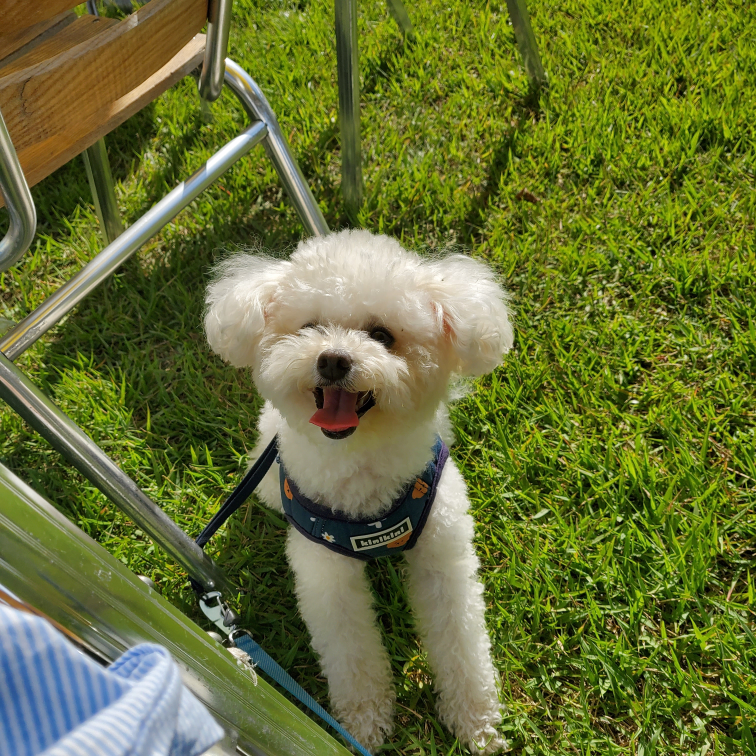
#> input picture lecture4/eve.jpg, 3024 x 3024 px (shown at 1/4 size)
$ python -i utils.py   (imports and definitions only)   (older library calls are emulated)
#> lines starting #> are read from the running program, lines starting #| are printed output that depends on the picture
import cv2
import numpy as np
import math
import random

# [7 lines left out: function cross_correlation, not called in this run]

'''
    https://www.geeksforgeeks.org/add-a-salt-and-pepper-noise-to-an-image-with-python/
'''
# [40 lines left out: function add_salt_and_pepper_noise, not called in this run]

def noise_suppression(img_gray, option='box'):
    '''
    option: box filtering, gaussian, median. only 3x3 kernel supported
    '''

    if option == 'box':
        h = (1/9)*np.array([[1.0, 1.0, 1.0],
                            [1.0, 1.0, 1.0],
                            [1.0, 1.0, 1.0]])
    elif option == 'gaussian':
        h = (1/16)*np.array([[1.0, 2.0, 1.0],
                             [2.0, 4.0, 2.0],
                             [1.0, 2.0, 1.0]])
    elif option == 'median':
        img_ret = cv2.medianBlur(img_gray, 3)

        return img_ret
    else:
        h = (1/1)*np.array([[0.0, 0.0, 0.0],
                            [0.0, 1.0, 0.0],
                            [0.0, 0.0, 0.0]])

    img_ret = cv2.filter2D(img_gray, -1, h, borderType=cv2.BORDER_CONSTANT)

    return img_ret

# [87 lines left out: functions get_normalized_image_gray, non_maximal_suppression, threshold, hysteresis, not called in this run]

def calcululating_gradient_x(image):
    h_x = (1/8)*np.array([[-1.0, 0.0, 1.0],
                          [-2.0, 0.0, 2.0],
                          [-1.0, 0.0, 1.0]])

    return cv2.filter2D(image, -1, h_x, borderType=cv2.BORDER_CONSTANT)

def calcululating_gradient_y(image):
    h_y = (1/8)*np.array([[1.0, 2.0, 1.0],
                          [0.0, 0.0, 0.0],
                          [-1.0, -2.0, -1.0]])

    return cv2.filter2D(image, -1, h_y, borderType=cv2.BORDER_CONSTANT)

def structure_tensor(Ix, Iy):

    Ixx = Ix**2
    Ixy = Ix*Iy
    Iyy = Iy**2

    return Ixx, Ixy, Iyy

def harris_response(Ixx, Ixy, Iyy, alpha=0.04):
    # Gaussian smoothing
    Ixx = noise_suppression(Ixx, option='gaussian')
    Ixy = noise_suppression(Ixy, option='gaussian')
    Iyy = noise_suppression(Iyy, option='gaussian')

    # calculating Harris Detector response function
    det = Ixx * Iyy - Ixy**2
    trace = Ixx + Iyy
    R = det - alpha * trace**2
    return R


def detect_corners(R, threshold=1e-6):
    corner_response = R > threshold
    return np.nonzero(corner_response)

# [7 lines left out: function vis_image, not called in this run]

def harris_corner_detector(image, threshold=1e-6):
    image_gray = cv2.cvtColor(image, cv2.COLOR_BGR2GRAY).astype(np.float64) / 255.0

    #calculating gradient_x, gradient_y from sobel edge.
    Ix = calcululating_gradient_x(image_gray)
    Iy = calcululating_gradient_y(image_gray)

    #calculating gradient structure
    Ixx, Ixy, Iyy = structure_tensor(Ix, Iy)

    #get response function
    response = harris_response(Ixx, Ixy, Iyy)

    #point detection
    return response, detect_corners(response, threshold=threshold)


def get_octave_num(image):
    return int(np.round(np.log(min(image.shape[0], image.shape[1])) / np.log(2) - 1))

# [364 lines left out: functions build_gaussian_kernels, generate_gaussian_images, generate_DoG_images, is_extrema, find_scale_space_extrema, remove_duplicate_keypoints and 13 more, not called in this run]

>>> import cv2
>>> picture = cv2.imread('eve.jpg')
#> picture is the input picture: shape (3024, 3024, 3); mean B, G, R 52.4, 111.5, 102.3
>>> result = harris_corner_detector(picture)
#> in harris_corner_detector, `image_gray = cv2.cvtColor(image, cv2.COLOR_BGR2GRAY).astype(np.float64..`:
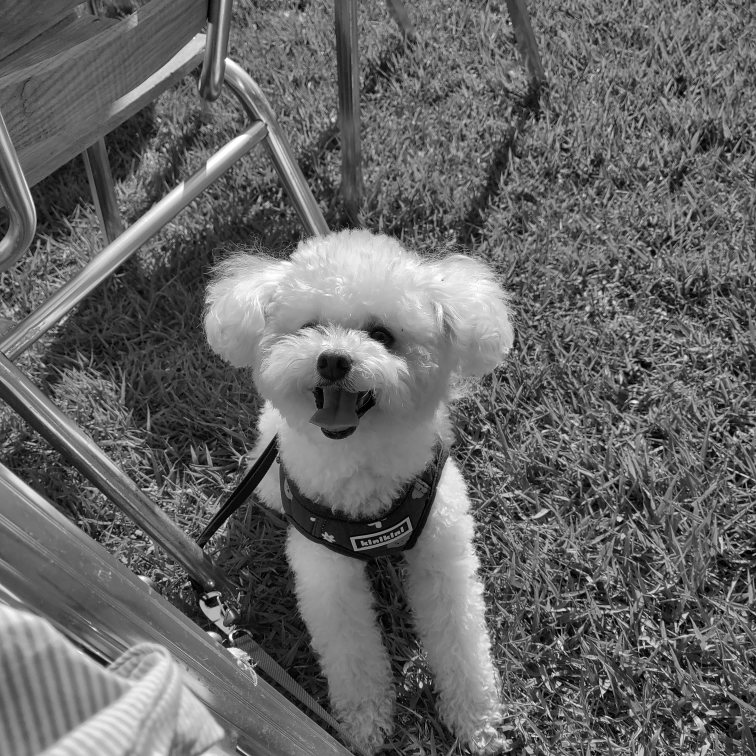
#> image_gray: shape (3024, 3024) float64 (shown at 1/4 size); min 0, max 1, mean 0.4
#> in calcululating_gradient_x, `return cv2.filter2D(image, -1, h_x, borderType=cv2.BORDER_CONSTANT)`:
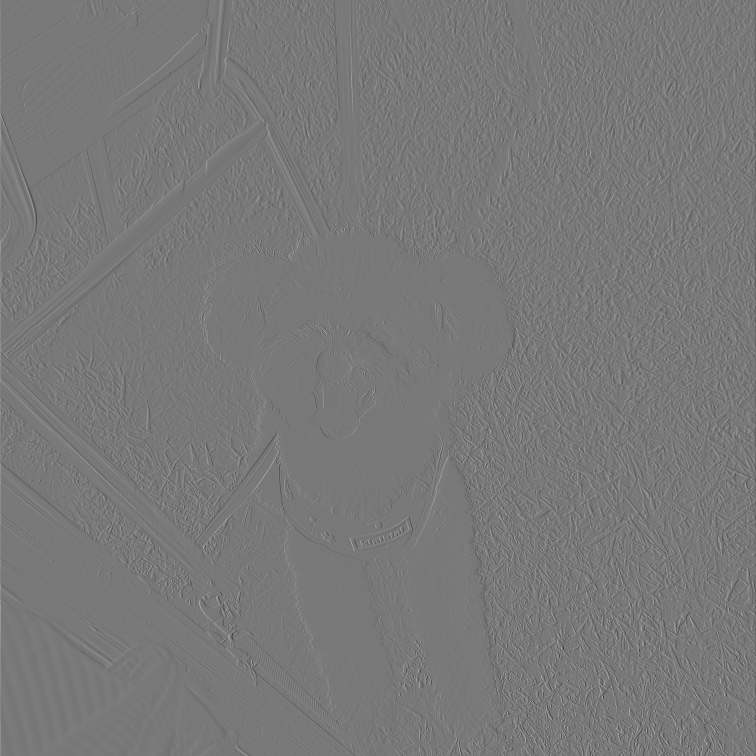
#> returned value: shape (3024, 3024) float64 (shown at 1/4 size); min -0.394, max 0.436, mean -1.1e-05; drawn with min black and max white
#> in structure_tensor, `Ixx = Ix**2`:
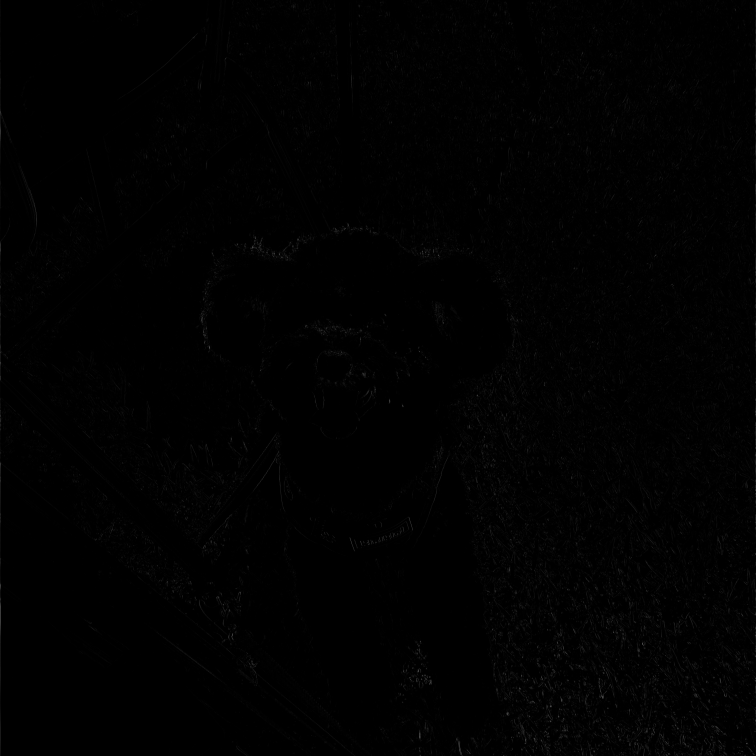
#> Ixx: shape (3024, 3024) float64 (shown at 1/4 size); min 0, max 0.19, mean 0.00106; drawn with min black and max white
#> in detect_corners, `corner_response = R > threshold`:
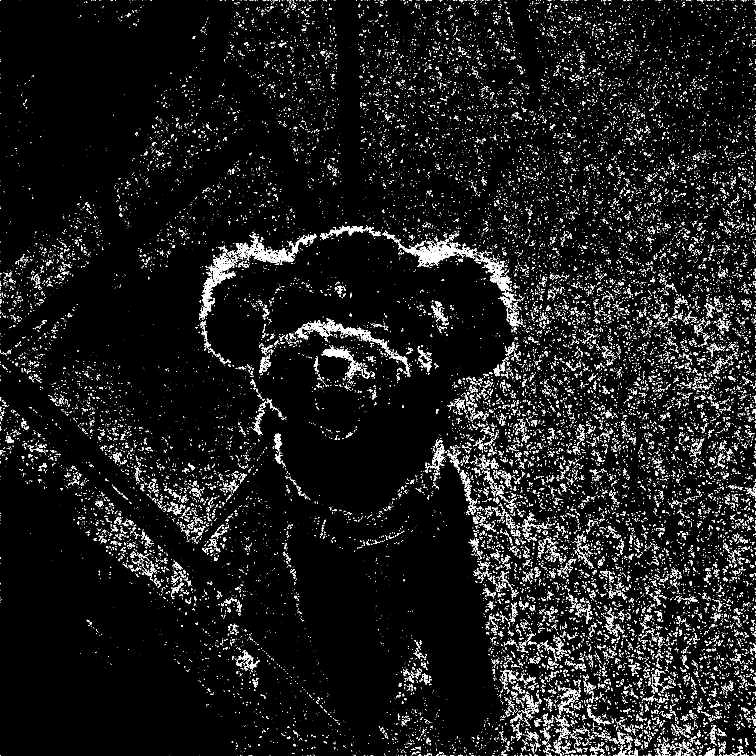
#> corner_response: shape (3024, 3024) bool (shown at 1/4 size); 4.4% white in thin lines or dots
